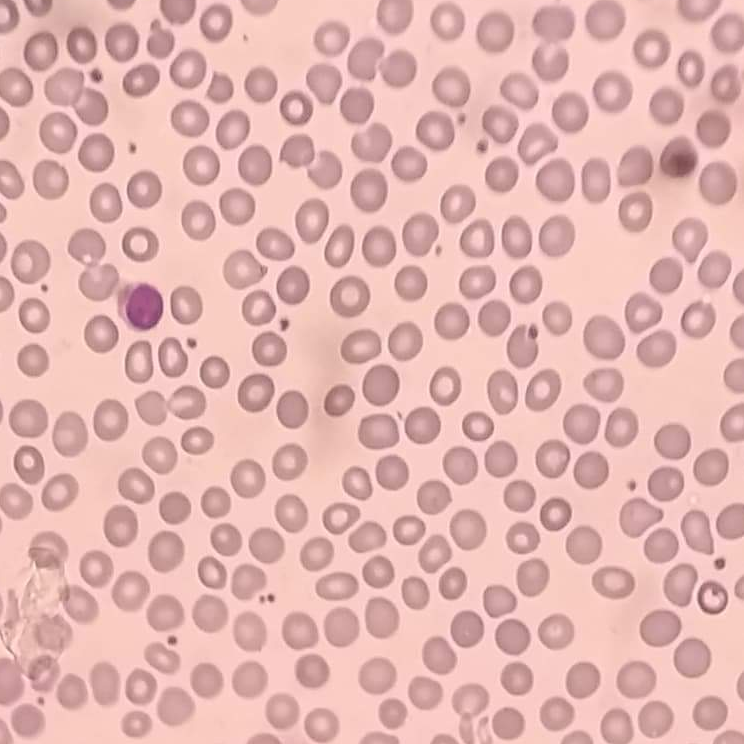
#> input picture Cell images/cell3.png, 744 x 744 px, found by its file name
$ python Circle_detection.py
#> lines starting #> are read from the running program, lines starting #| are printed output that depends on the picture; after the words box and inside, x2 and y2 are one past the last pixel; in counts of white or black regions, pixels touching at a corner belong together
import cv2
import numpy as np

img = cv2.imread('/home/zahid/Zahid/cell3.png')
#> img is the input picture: shape (744, 744, 3); mean B, G, R 177.8, 182, 227.5
img = cv2.medianBlur(img,5)
cimg = cv2.cvtColor(img, cv2.COLOR_BGR2GRAY)
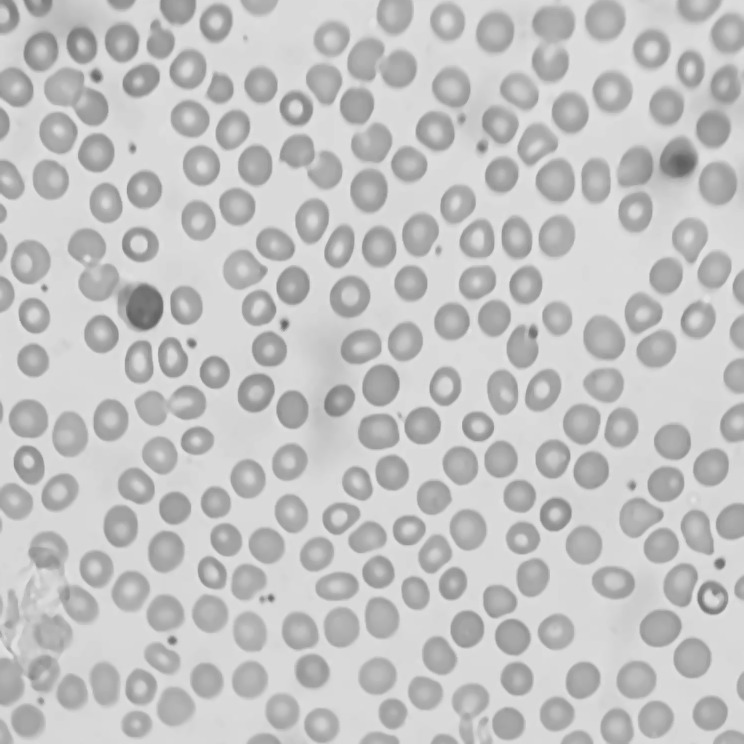
#> cimg: shape (744, 744); min 94, max 227, mean 195.3
print(cimg.shape)
#| (744, 744)

circles = cv2.HoughCircles(cimg,cv2.HOUGH_GRADIENT,2.5,28,
        param1=15,param2=40,minRadius=10,maxRadius=20)
#> circles = 231 rows, first 8: [651.2, 48.75, 18.5], [556.2, 631.2, 18.25], [556.2, 713.8, 17], [451.2, 321.2, 18.5], [268.8, 348.8, 17.75], [86.25, 246.2, 18.5], [408.8, 163.8, 18], [143.8, 188.8, 18.5]

circles = np.uint16(np.around(circles))
#> circles = 231 rows, first 8: [651, 49, 18], [556, 631, 18], [556, 714, 17], [451, 321, 18], [269, 349, 18], [86, 246, 18], [409, 164, 18], [144, 189, 18]
for i in circles[0,:]:
    cv2.circle(img,(i[0],i[1]),2,(0,0,255),2)
#> this loop made 231 passes
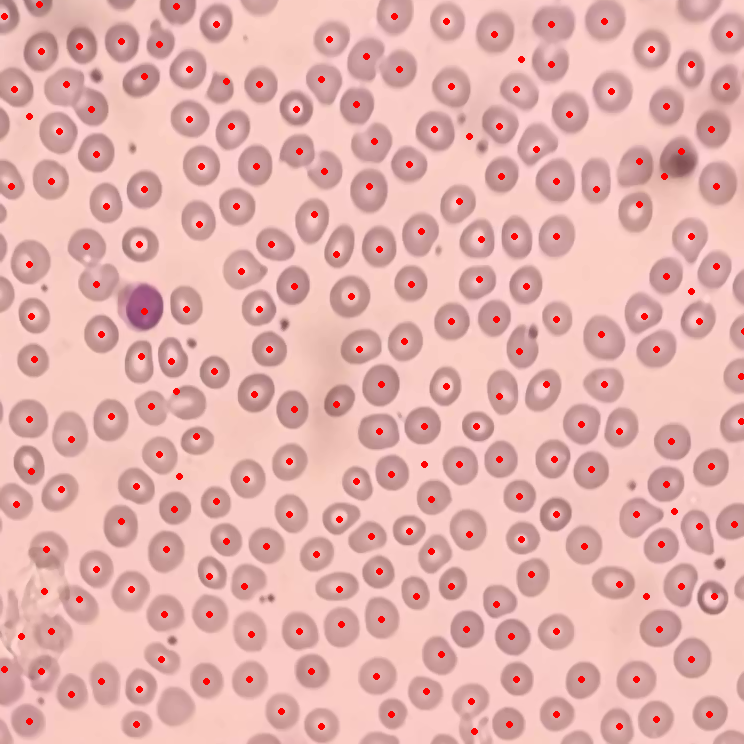
#> img: shape (744, 744, 3); mean B, G, R 175.2, 179.4, 228.3
no_of_circles = 0
if circles is not None:
    circles = np.round(circles[0, :]).astype("int")
    no_of_circles = len(circles)
#> no_of_circles = 231
    for (x, y, r) in circles:
        #cv2.circle(img, (x, y), r, (0, 255, 0), 4)
        cv2.rectangle(img,(x+r+2,y-r-2),(x-r-2,y+r+2),(0,255,0),2)
#> this loop made 231 passes
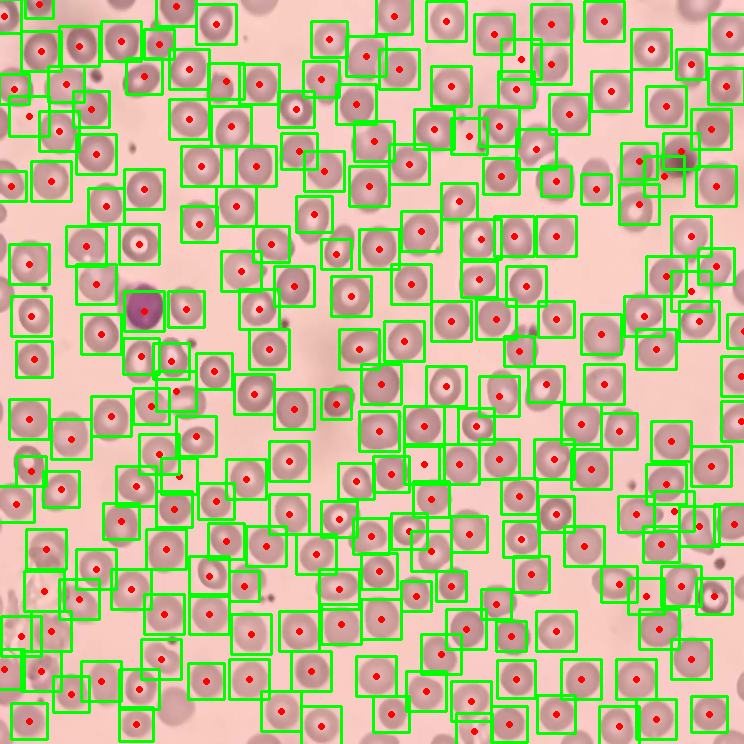
#> img: shape (744, 744, 3); 17.24% of pixels changed, all inside (x1, y1, x2, y2) = (0, 0, 744, 744)


cv2.imshow('detected circles',img)
print ("no of circles",no_of_circles)
#| no of circles 231
cv2.waitKey(0)
cv2.destroyAllWindows()

$ run again, with Cell images/B.png copied over Cell images/cell3.png
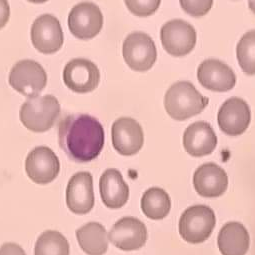
#> input picture Cell images/B.png, 255 x 255 px, found by its file name
#> img is the input picture: shape (255, 255, 3); mean B, G, R 177.6, 182, 227.3
#| (255, 255)
#> `circles = cv2.HoughCircles(cimg,cv2.HOUGH_GRADIENT,2.5,28, param1=15,p..`: circles = 24 rows, first 8: [38.75, 113.8, 18.5], [26.25, 78.75, 18.5], [81.25, 76.25, 18.5], [196.2, 223.8, 18.5], [156.2, 203.8, 15.75], [86.25, 21.25, 18.5], [128.8, 233.8, 18.5], [76.25, 196.2, 18.5]
#> `circles = np.uint16(np.around(circles))`: circles = 24 rows, first 8: [39, 114, 18], [26, 79, 18], [81, 76, 18], [196, 224, 18], [156, 204, 16], [86, 21, 18], [129, 234, 18], [76, 196, 18]
#> the loop `for i in circles[0,:]:` made 24 passes
#> after the loop `for i in circles[0,:]:`:
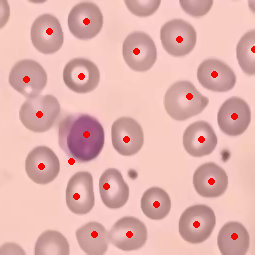
#> img: shape (255, 255, 3); mean B, G, R 175.3, 179.8, 227.9
#> no_of_circles = 24
#> the loop `for (x, y, r) in circles:` made 24 passes
#> after the loop `for (x, y, r) in circles:`:
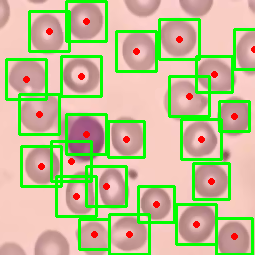
#> img: shape (255, 255, 3); 15.62% of pixels changed, all inside (x1, y1, x2, y2) = (5, 0, 255, 255)
#| no of circles 24

$ run again, with Cell images/C.jpg saved as Cell images/cell3.png
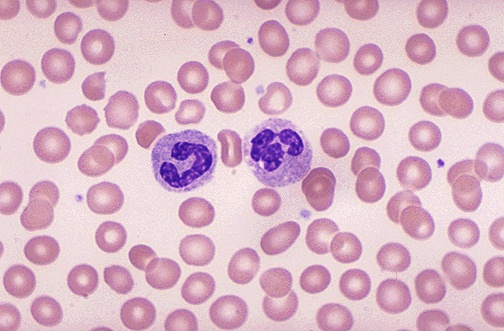
#> input picture Cell images/C.jpg, 504 x 331 px, found by its file name
#> img is the input picture: shape (331, 504, 3); mean B, G, R 198.1, 180.6, 218.1
#| (331, 504)
#> `circles = cv2.HoughCircles(cimg,cv2.HOUGH_GRADIENT,2.5,28, param1=15,p..`: circles = 94 rows, first 8: [51.25, 143.8, 18.5], [178.8, 168.8, 18.5], [111.2, 236.2, 15.75], [291.2, 146.2, 18.5], [96.25, 46.25, 17.75], [146.2, 36.25, 18.5], [323.8, 236.2, 18.5], [226.2, 183.8, 18.5]
#> `circles = np.uint16(np.around(circles))`: circles = 94 rows, first 8: [51, 144, 18], [179, 169, 18], [111, 236, 16], [291, 146, 18], [96, 46, 18], [146, 36, 18], [324, 236, 18], [226, 184, 18]
#> the loop `for i in circles[0,:]:` made 94 passes
#> after the loop `for i in circles[0,:]:`:
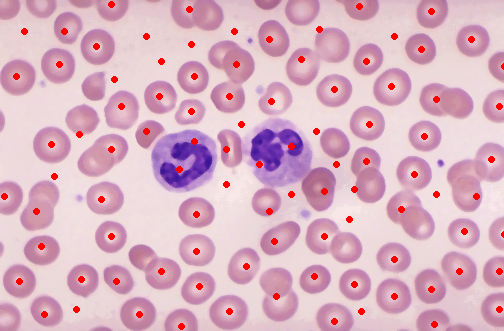
#> img: shape (331, 504, 3); mean B, G, R 194, 177, 218.9
#> no_of_circles = 94
#> the loop `for (x, y, r) in circles:` made 94 passes
#> after the loop `for (x, y, r) in circles:`:
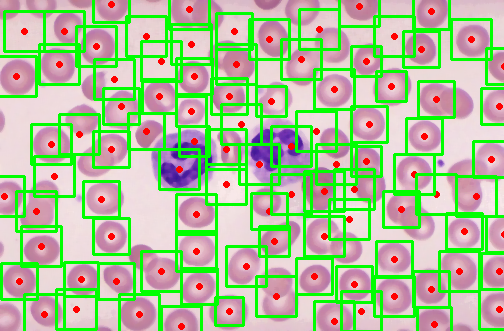
#> img: shape (331, 504, 3); mean B, G, R 150.7, 190.9, 171.7
#| no of circles 94
